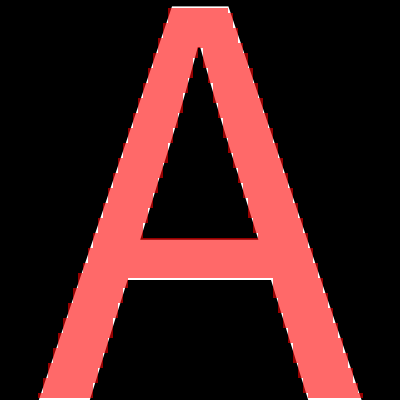
Frame 1 (no input)
Frame 60 (the mouse pressed at the canvas centre just before this capture): identical to frame 1, image omitted
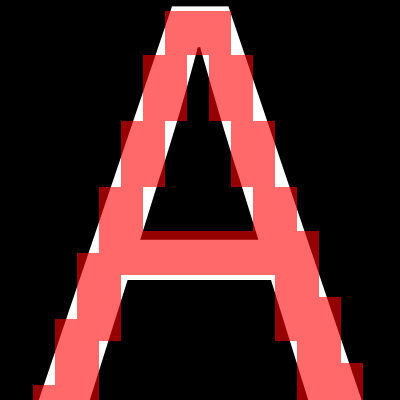
Frame 120 (the mouse held since frame 60 and released just before this capture)

The Processing sketch that drew these frames (run headless with seeded random() and noise(); from frame 60 on, the mouse is pressed at the canvas centre):

// Processing sketch: processing_167238
// ── processing_167238.pde

void setup(){
  size(400, 400);

}

void draw(){
  background(0);
  
  int res = floor(map(mouseX, 0, width, 5, 40));
  
  fill(255);
  textSize(height*1.5);
  textAlign(CENTER, BASELINE);
  text("A", width/2, height);
  
  loadPixels();
  for(int i = 0; i < width; i += res){
    for(int j = 0; j < height; j += res){
      
      fill(255, 0, 0, 150);
      noStroke();
      if(brightness(pixels[i + (j*width)]) > 10){
        rect(i - res/2, j - res/2, res, res);
      }
    }
  }
}
